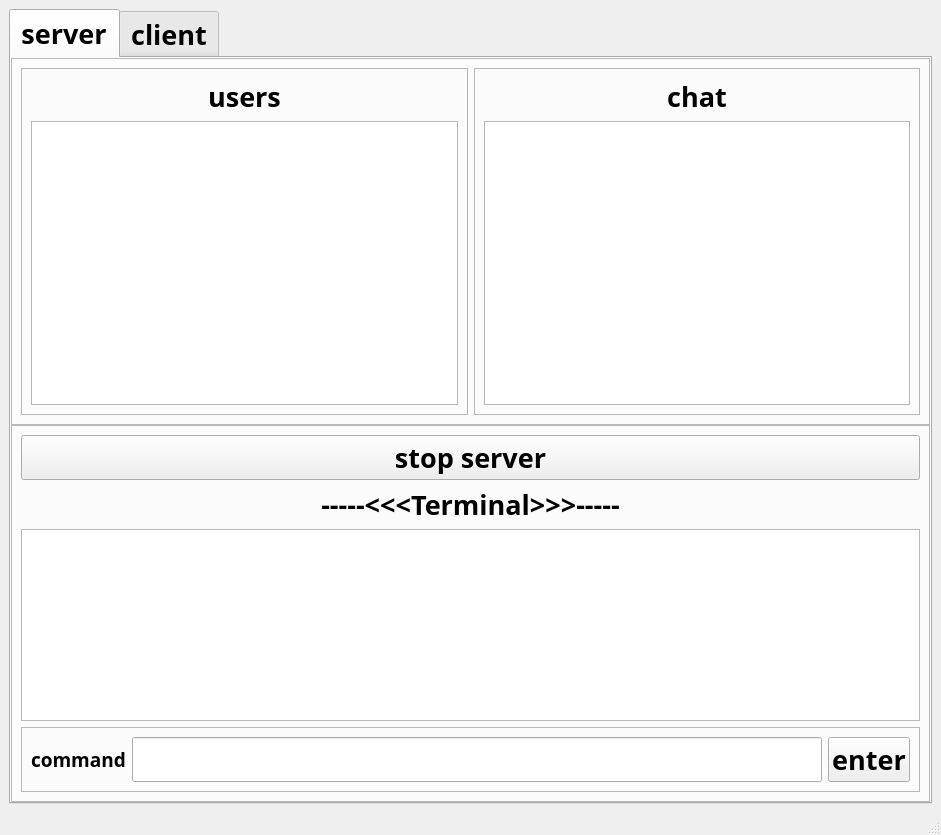
<?xml version="1.0" encoding="UTF-8"?>
<ui version="4.0">
 <author>asan denuwan</author>
 <class>MainWindow</class>
 <widget class="QMainWindow" name="MainWindow">
  <property name="geometry">
   <rect>
    <x>0</x>
    <y>0</y>
    <width>941</width>
    <height>835</height>
   </rect>
  </property>
  <property name="windowTitle">
   <string>MainWindow</string>
  </property>
  <widget class="QWidget" name="centralwidget">
   <layout class="QHBoxLayout" name="horizontalLayout">
    <item>
     <widget class="QTabWidget" name="tabWidget">
      <property name="font">
       <font>
        <family>Segoe Print</family>
        <pointsize>20</pointsize>
        <weight>75</weight>
        <bold>true</bold>
       </font>
      </property>
      <property name="currentIndex">
       <number>0</number>
      </property>
      <widget class="QWidget" name="server_tab">
       <attribute name="title">
        <string>server</string>
       </attribute>
       <layout class="QVBoxLayout" name="verticalLayout">
        <property name="spacing">
         <number>0</number>
        </property>
        <property name="leftMargin">
         <number>0</number>
        </property>
        <property name="topMargin">
         <number>0</number>
        </property>
        <property name="rightMargin">
         <number>0</number>
        </property>
        <property name="bottomMargin">
         <number>0</number>
        </property>
        <item>
         <widget class="QStackedWidget" name="server_stack">
          <property name="currentIndex">
           <number>1</number>
          </property>
          <widget class="QWidget" name="serverlogin_page">
           <layout class="QVBoxLayout" name="verticalLayout_3" stretch="5,1">
            <property name="spacing">
             <number>0</number>
            </property>
            <property name="leftMargin">
             <number>0</number>
            </property>
            <property name="topMargin">
             <number>0</number>
            </property>
            <property name="rightMargin">
             <number>0</number>
            </property>
            <property name="bottomMargin">
             <number>0</number>
            </property>
            <item>
             <widget class="QFrame" name="frame_2">
              <property name="frameShape">
               <enum>QFrame::StyledPanel</enum>
              </property>
              <property name="frameShadow">
               <enum>QFrame::Raised</enum>
              </property>
              <layout class="QVBoxLayout" name="verticalLayout_2">
               <property name="spacing">
                <number>0</number>
               </property>
               <property name="leftMargin">
                <number>10</number>
               </property>
               <property name="topMargin">
                <number>0</number>
               </property>
               <property name="rightMargin">
                <number>10</number>
               </property>
               <property name="bottomMargin">
                <number>0</number>
               </property>
               <item>
                <widget class="QLabel" name="label">
                 <property name="text">
                  <string>&lt;html&gt;&lt;head/&gt;&lt;body&gt;&lt;p align=&quot;center&quot;&gt;SERVER IP&lt;/p&gt;&lt;/body&gt;&lt;/html&gt;</string>
                 </property>
                </widget>
               </item>
               <item>
                <widget class="QLineEdit" name="serverip_server_page">
                 <property name="text">
                  <string>127.0.0.1</string>
                 </property>
                </widget>
               </item>
               <item>
                <widget class="QLabel" name="label_2">
                 <property name="text">
                  <string>&lt;html&gt;&lt;head/&gt;&lt;body&gt;&lt;p align=&quot;center&quot;&gt;PORT&lt;/p&gt;&lt;/body&gt;&lt;/html&gt;</string>
                 </property>
                </widget>
               </item>
               <item>
                <widget class="QLineEdit" name="port_server_page">
                 <property name="text">
                  <string>1234</string>
                 </property>
                </widget>
               </item>
               <item>
                <widget class="QLabel" name="label_4">
                 <property name="text">
                  <string>&lt;html&gt;&lt;head/&gt;&lt;body&gt;&lt;p align=&quot;center&quot;&gt;BUFFEER SIZE[RECIVE]]&lt;/p&gt;&lt;/body&gt;&lt;/html&gt;</string>
                 </property>
                </widget>
               </item>
               <item>
                <widget class="QLineEdit" name="buffersize_server_page">
                 <property name="text">
                  <string>1024</string>
                 </property>
                </widget>
               </item>
               <item>
                <widget class="QFrame" name="frame_12">
                 <property name="styleSheet">
                  <string notr="true"/>
                 </property>
                 <property name="frameShape">
                  <enum>QFrame::StyledPanel</enum>
                 </property>
                 <property name="frameShadow">
                  <enum>QFrame::Raised</enum>
                 </property>
                 <layout class="QVBoxLayout" name="verticalLayout_13">
                  <item>
                   <widget class="QLabel" name="server_login_error_sheet">
                    <property name="enabled">
                     <bool>true</bool>
                    </property>
                    <property name="styleSheet">
                     <string notr="true">background-color: rgb(255, 0, 0);
color: rgb(255, 255, 255);
</string>
                    </property>
                    <property name="text">
                     <string>&lt;html&gt;&lt;head/&gt;&lt;body&gt;&lt;p align=&quot;center&quot;&gt;&lt;span style=&quot; font-size:28pt;&quot;&gt;ERROR&lt;/span&gt;&lt;/p&gt;&lt;/body&gt;&lt;/html&gt;</string>
                    </property>
                   </widget>
                  </item>
                 </layout>
                </widget>
               </item>
              </layout>
             </widget>
            </item>
            <item>
             <widget class="QFrame" name="frame">
              <property name="frameShape">
               <enum>QFrame::StyledPanel</enum>
              </property>
              <property name="frameShadow">
               <enum>QFrame::Raised</enum>
              </property>
              <layout class="QHBoxLayout" name="horizontalLayout_2" stretch="2,1,2">
               <property name="spacing">
                <number>0</number>
               </property>
               <property name="leftMargin">
                <number>10</number>
               </property>
               <property name="topMargin">
                <number>0</number>
               </property>
               <property name="rightMargin">
                <number>10</number>
               </property>
               <property name="bottomMargin">
                <number>0</number>
               </property>
               <item>
                <widget class="QPushButton" name="enterbtn_server_page">
                 <property name="text">
                  <string>ENTER</string>
                 </property>
                </widget>
               </item>
               <item>
                <spacer name="horizontalSpacer">
                 <property name="orientation">
                  <enum>Qt::Horizontal</enum>
                 </property>
                 <property name="sizeHint" stdset="0">
                  <size>
                   <width>40</width>
                   <height>20</height>
                  </size>
                 </property>
                </spacer>
               </item>
               <item>
                <widget class="QPushButton" name="clearbtn_server_page">
                 <property name="text">
                  <string>CLEAR</string>
                 </property>
                </widget>
               </item>
              </layout>
             </widget>
            </item>
           </layout>
          </widget>
          <widget class="QWidget" name="server_cpannel">
           <layout class="QVBoxLayout" name="verticalLayout_7">
            <property name="spacing">
             <number>0</number>
            </property>
            <property name="leftMargin">
             <number>0</number>
            </property>
            <property name="topMargin">
             <number>0</number>
            </property>
            <property name="rightMargin">
             <number>0</number>
            </property>
            <property name="bottomMargin">
             <number>0</number>
            </property>
            <item>
             <widget class="QFrame" name="frame_3">
              <property name="frameShape">
               <enum>QFrame::StyledPanel</enum>
              </property>
              <property name="frameShadow">
               <enum>QFrame::Raised</enum>
              </property>
              <layout class="QHBoxLayout" name="horizontalLayout_4">
               <item>
                <widget class="QFrame" name="frame_6">
                 <property name="frameShape">
                  <enum>QFrame::StyledPanel</enum>
                 </property>
                 <property name="frameShadow">
                  <enum>QFrame::Raised</enum>
                 </property>
                 <layout class="QVBoxLayout" name="verticalLayout_5">
                  <item>
                   <widget class="QLabel" name="label_5">
                    <property name="text">
                     <string>&lt;html&gt;&lt;head/&gt;&lt;body&gt;&lt;p align=&quot;center&quot;&gt;users&lt;/p&gt;&lt;/body&gt;&lt;/html&gt;</string>
                    </property>
                   </widget>
                  </item>
                  <item>
                   <widget class="QPlainTextEdit" name="user_list">
                    <property name="font">
                     <font>
                      <family>MS Shell Dlg 2</family>
                      <pointsize>11</pointsize>
                      <weight>75</weight>
                      <bold>true</bold>
                     </font>
                    </property>
                    <property name="cursor" stdset="0">
                     <cursorShape>UpArrowCursor</cursorShape>
                    </property>
                    <property name="readOnly">
                     <bool>true</bool>
                    </property>
                    <property name="tabStopWidth">
                     <number>1000</number>
                    </property>
                    <property name="textInteractionFlags">
                     <set>Qt::LinksAccessibleByMouse|Qt::TextSelectableByMouse</set>
                    </property>
                    <property name="centerOnScroll">
                     <bool>true</bool>
                    </property>
                   </widget>
                  </item>
                 </layout>
                </widget>
               </item>
               <item>
                <widget class="QFrame" name="frame_7">
                 <property name="frameShape">
                  <enum>QFrame::StyledPanel</enum>
                 </property>
                 <property name="frameShadow">
                  <enum>QFrame::Raised</enum>
                 </property>
                 <layout class="QVBoxLayout" name="verticalLayout_6">
                  <item>
                   <widget class="QLabel" name="label_6">
                    <property name="text">
                     <string>&lt;html&gt;&lt;head/&gt;&lt;body&gt;&lt;p align=&quot;center&quot;&gt;chat&lt;/p&gt;&lt;/body&gt;&lt;/html&gt;</string>
                    </property>
                   </widget>
                  </item>
                  <item>
                   <widget class="QPlainTextEdit" name="Server_chat">
                    <property name="font">
                     <font>
                      <family>MS Shell Dlg 2</family>
                      <pointsize>11</pointsize>
                      <weight>50</weight>
                      <bold>false</bold>
                     </font>
                    </property>
                    <property name="readOnly">
                     <bool>true</bool>
                    </property>
                    <property name="textInteractionFlags">
                     <set>Qt::LinksAccessibleByMouse|Qt::TextSelectableByMouse</set>
                    </property>
                    <property name="centerOnScroll">
                     <bool>true</bool>
                    </property>
                   </widget>
                  </item>
                 </layout>
                </widget>
               </item>
              </layout>
             </widget>
            </item>
            <item>
             <widget class="QFrame" name="frame_4">
              <property name="frameShape">
               <enum>QFrame::StyledPanel</enum>
              </property>
              <property name="frameShadow">
               <enum>QFrame::Raised</enum>
              </property>
              <layout class="QVBoxLayout" name="verticalLayout_4">
               <item>
                <widget class="QPushButton" name="exit_server">
                 <property name="text">
                  <string>stop server</string>
                 </property>
                </widget>
               </item>
               <item>
                <widget class="QLabel" name="label_7">
                 <property name="text">
                  <string>&lt;html&gt;&lt;head/&gt;&lt;body&gt;&lt;p align=&quot;center&quot;&gt;-----&amp;lt;&amp;lt;&amp;lt;Terminal&amp;gt;&amp;gt;&amp;gt;-----&lt;/p&gt;&lt;/body&gt;&lt;/html&gt;</string>
                 </property>
                </widget>
               </item>
               <item>
                <widget class="QPlainTextEdit" name="terminal_log">
                 <property name="styleSheet">
                  <string notr="true">font: 11pt &quot;MS Shell Dlg 2&quot;;</string>
                 </property>
                 <property name="frameShape">
                  <enum>QFrame::StyledPanel</enum>
                 </property>
                 <property name="frameShadow">
                  <enum>QFrame::Plain</enum>
                 </property>
                 <property name="sizeAdjustPolicy">
                  <enum>QAbstractScrollArea::AdjustIgnored</enum>
                 </property>
                 <property name="readOnly">
                  <bool>true</bool>
                 </property>
                 <property name="plainText">
                  <string/>
                 </property>
                 <property name="overwriteMode">
                  <bool>false</bool>
                 </property>
                 <property name="tabStopWidth">
                  <number>199</number>
                 </property>
                 <property name="cursorWidth">
                  <number>1</number>
                 </property>
                 <property name="textInteractionFlags">
                  <set>Qt::LinksAccessibleByMouse|Qt::TextSelectableByMouse</set>
                 </property>
                 <property name="centerOnScroll">
                  <bool>true</bool>
                 </property>
                </widget>
               </item>
               <item>
                <widget class="QFrame" name="frame_5">
                 <property name="frameShape">
                  <enum>QFrame::StyledPanel</enum>
                 </property>
                 <property name="frameShadow">
                  <enum>QFrame::Raised</enum>
                 </property>
                 <layout class="QHBoxLayout" name="horizontalLayout_3">
                  <item>
                   <widget class="QLabel" name="label_3">
                    <property name="text">
                     <string>&lt;html&gt;&lt;head/&gt;&lt;body&gt;&lt;p&gt;&lt;span style=&quot; font-size:14pt;&quot;&gt;command&lt;/span&gt;&lt;/p&gt;&lt;/body&gt;&lt;/html&gt;</string>
                    </property>
                   </widget>
                  </item>
                  <item>
                   <widget class="QLineEdit" name="command">
                    <property name="layoutDirection">
                     <enum>Qt::LeftToRight</enum>
                    </property>
                   </widget>
                  </item>
                  <item>
                   <widget class="QPushButton" name="command_btn">
                    <property name="text">
                     <string>enter</string>
                    </property>
                   </widget>
                  </item>
                 </layout>
                </widget>
               </item>
              </layout>
             </widget>
            </item>
           </layout>
          </widget>
         </widget>
        </item>
       </layout>
      </widget>
      <widget class="QWidget" name="clint_tab">
       <attribute name="title">
        <string>client</string>
       </attribute>
       <layout class="QVBoxLayout" name="verticalLayout_8">
        <item>
         <widget class="QStackedWidget" name="clint_stack">
          <property name="currentIndex">
           <number>0</number>
          </property>
          <widget class="QWidget" name="userlogin_page">
           <layout class="QVBoxLayout" name="verticalLayout_10" stretch="4,1,1">
            <item>
             <widget class="QFrame" name="frame_8">
              <property name="frameShape">
               <enum>QFrame::StyledPanel</enum>
              </property>
              <property name="frameShadow">
               <enum>QFrame::Raised</enum>
              </property>
              <layout class="QVBoxLayout" name="verticalLayout_9">
               <item>
                <widget class="QLabel" name="label_8">
                 <property name="text">
                  <string>&lt;html&gt;&lt;head/&gt;&lt;body&gt;&lt;p align=&quot;center&quot;&gt;server ip&lt;/p&gt;&lt;/body&gt;&lt;/html&gt;</string>
                 </property>
                </widget>
               </item>
               <item>
                <widget class="QLineEdit" name="serverip_clint_page"/>
               </item>
               <item>
                <widget class="QLabel" name="label_11">
                 <property name="text">
                  <string>&lt;html&gt;&lt;head/&gt;&lt;body&gt;&lt;p align=&quot;center&quot;&gt;port&lt;/p&gt;&lt;/body&gt;&lt;/html&gt;</string>
                 </property>
                </widget>
               </item>
               <item>
                <widget class="QLineEdit" name="port_clint_page"/>
               </item>
               <item>
                <widget class="QLabel" name="label_9">
                 <property name="text">
                  <string>&lt;html&gt;&lt;head/&gt;&lt;body&gt;&lt;p align=&quot;center&quot;&gt;buffer size&lt;/p&gt;&lt;/body&gt;&lt;/html&gt;</string>
                 </property>
                </widget>
               </item>
               <item>
                <widget class="QLineEdit" name="buffersize_clint_page"/>
               </item>
               <item>
                <widget class="QLabel" name="label_10">
                 <property name="text">
                  <string>&lt;html&gt;&lt;head/&gt;&lt;body&gt;&lt;p align=&quot;center&quot;&gt;username&lt;/p&gt;&lt;/body&gt;&lt;/html&gt;</string>
                 </property>
                </widget>
               </item>
               <item>
                <widget class="QLineEdit" name="username_clint_page"/>
               </item>
              </layout>
             </widget>
            </item>
            <item>
             <widget class="QFrame" name="frame_13">
              <property name="frameShape">
               <enum>QFrame::StyledPanel</enum>
              </property>
              <property name="frameShadow">
               <enum>QFrame::Raised</enum>
              </property>
              <layout class="QVBoxLayout" name="verticalLayout_14">
               <item>
                <widget class="QLabel" name="server_login_error_sheet_2">
                 <property name="enabled">
                  <bool>true</bool>
                 </property>
                 <property name="styleSheet">
                  <string notr="true">background-color: rgb(255, 0, 0);
color: rgb(255, 255, 255);
</string>
                 </property>
                 <property name="text">
                  <string>&lt;html&gt;&lt;head/&gt;&lt;body&gt;&lt;p align=&quot;center&quot;&gt;&lt;span style=&quot; font-size:28pt;&quot;&gt;ERROR&lt;/span&gt;&lt;/p&gt;&lt;/body&gt;&lt;/html&gt;</string>
                 </property>
                </widget>
               </item>
              </layout>
             </widget>
            </item>
            <item>
             <widget class="QFrame" name="frame_9">
              <property name="frameShape">
               <enum>QFrame::StyledPanel</enum>
              </property>
              <property name="frameShadow">
               <enum>QFrame::Raised</enum>
              </property>
              <layout class="QHBoxLayout" name="horizontalLayout_5" stretch="3,2,3">
               <item>
                <widget class="QPushButton" name="enterbtn_clint_page">
                 <property name="text">
                  <string>ENTER</string>
                 </property>
                </widget>
               </item>
               <item>
                <spacer name="horizontalSpacer_2">
                 <property name="orientation">
                  <enum>Qt::Horizontal</enum>
                 </property>
                 <property name="sizeHint" stdset="0">
                  <size>
                   <width>40</width>
                   <height>20</height>
                  </size>
                 </property>
                </spacer>
               </item>
               <item>
                <widget class="QPushButton" name="clearbtn_clint_page">
                 <property name="text">
                  <string>CLEAR</string>
                 </property>
                </widget>
               </item>
              </layout>
             </widget>
            </item>
           </layout>
          </widget>
          <widget class="QWidget" name="chatroom">
           <layout class="QVBoxLayout" name="verticalLayout_12">
            <item>
             <widget class="QFrame" name="frame_10">
              <property name="frameShape">
               <enum>QFrame::StyledPanel</enum>
              </property>
              <property name="frameShadow">
               <enum>QFrame::Raised</enum>
              </property>
              <layout class="QVBoxLayout" name="verticalLayout_11">
               <item>
                <widget class="QLabel" name="label_13">
                 <property name="text">
                  <string>&lt;html&gt;&lt;head/&gt;&lt;body&gt;&lt;p align=&quot;center&quot;&gt;chat box&lt;/p&gt;&lt;/body&gt;&lt;/html&gt;</string>
                 </property>
                </widget>
               </item>
               <item>
                <widget class="QPlainTextEdit" name="chat_pannel_clint_page">
                 <property name="font">
                  <font>
                   <family>MS Shell Dlg 2</family>
                   <pointsize>11</pointsize>
                  </font>
                 </property>
                 <property name="readOnly">
                  <bool>true</bool>
                 </property>
                </widget>
               </item>
              </layout>
             </widget>
            </item>
            <item>
             <widget class="QFrame" name="frame_11">
              <property name="frameShape">
               <enum>QFrame::StyledPanel</enum>
              </property>
              <property name="frameShadow">
               <enum>QFrame::Raised</enum>
              </property>
              <layout class="QHBoxLayout" name="horizontalLayout_6">
               <item>
                <widget class="QLabel" name="label_12">
                 <property name="text">
                  <string>messege: </string>
                 </property>
                </widget>
               </item>
               <item>
                <widget class="QLineEdit" name="msgbox_clint_page"/>
               </item>
               <item>
                <widget class="QPushButton" name="sendbtn_clint_page">
                 <property name="text">
                  <string>send</string>
                 </property>
                </widget>
               </item>
               <item>
                <widget class="QPushButton" name="clear_msg_btn_clint_page">
                 <property name="text">
                  <string>clear</string>
                 </property>
                </widget>
               </item>
              </layout>
             </widget>
            </item>
            <item>
             <widget class="QPushButton" name="exit_chat">
              <property name="text">
               <string>exit from chat</string>
              </property>
             </widget>
            </item>
           </layout>
          </widget>
         </widget>
        </item>
       </layout>
      </widget>
     </widget>
    </item>
   </layout>
  </widget>
  <widget class="QStatusBar" name="statusbar"/>
 </widget>
 <includes>
  <include location="local">this form make by asan denuwan</include>
 </includes>
 <resources/>
 <connections/>
</ui>
